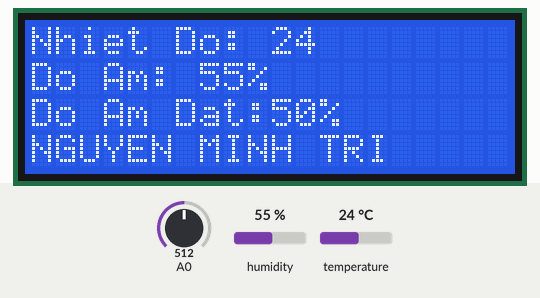
The sketch below on a simulated Arduino Uno, built with avr-gcc and run on an emulated ATmega328P. Shown: 20×4 character LCD. Inputs (shaded band) come from the test bench; at power-on: A0 = 512, humidity 55 %, temperature 24 °C. What the sketch prints to the serial monitor is not drawn.

Above: at 2.7 s.
2.8 s: A0 set to 915
At 5.3 s:
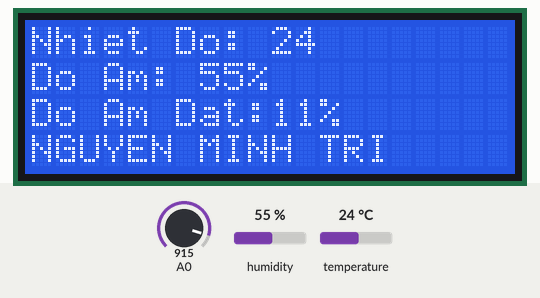
5.7 s: A0 set to 943
At 9.3 s:
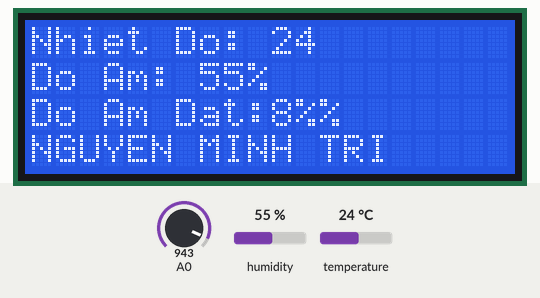
9.8 s: humidity set to 22 %
At 13.3 s:
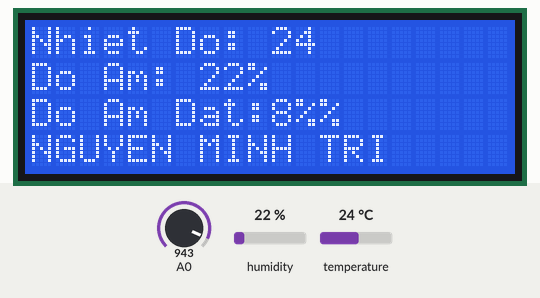
13.9 s: temperature set to 12 °C
At 17.3 s:
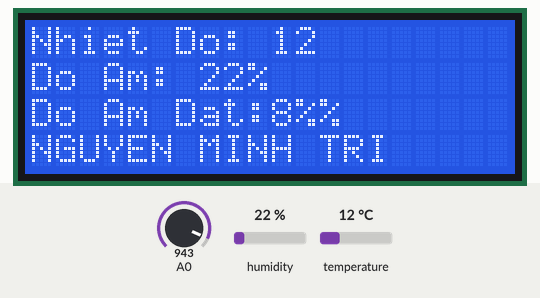
18.0 s: humidity set to 40 %
At 21.3 s:
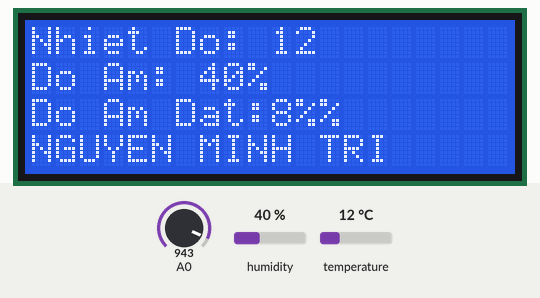
22.1 s: A0 set to 900
At 25.4 s:
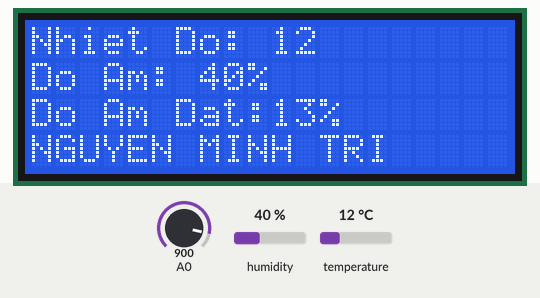
Timing chart, 0 to 26.9 s (numbered marks = the images above; inputs shaded):
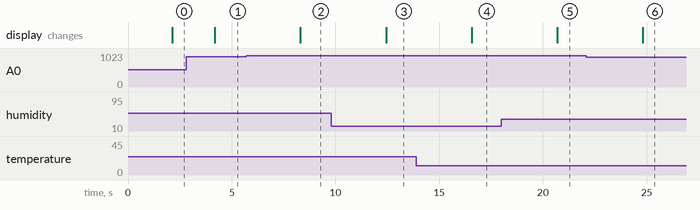

The sketch:

ESP_SOIL_LCD_DHT.ino
```cpp
#include "DHTesp.h" // Click here to get the library: http://librarymanager/All#DHTesp
#include <LiquidCrystal_I2C.h>

LiquidCrystal_I2C lcd(0x27, 20, 4); // I2C address 0x27, 16 column and 2 rows
DHTesp dht;

void setup()
{
  Serial.begin(9600);

  pinMode (2, INPUT);
  pinMode(A0, INPUT);
  pinMode (12, OUTPUT);   //D6

  // Autodetect is not working reliable, don't use the following line
  // dht.setup(17);
  // use this instead:
  dht.setup(2, DHTesp::DHT11); // Connect DHT sensor to GPIO 17

  lcd.init();                      // initialize the lcd
  lcd.backlight();
}

void loop()
{
  delay(dht.getMinimumSamplingPeriod());

  float humidity = dht.getHumidity();
  float temperature = dht.getTemperature();
 int SAnalog = analogRead(A0);     // Ta sẽ đọc giá trị hiệu điện thế của cảm biến
  // Giá trị được số hóa thành 1 số nguyên có giá trị
  // trong khoảng từ 0 đến 1023
  int SPhanTramAo = map(SAnalog, 0, 1023, 0, 100);//phần trăm độ khô
  int s = 100 - SPhanTramAo;                      //phần trăm độ ẩm


  Serial.print("Do am: ");
  Serial.print(humidity);
  Serial.println(" %");
  Serial.print("Nhiet do: ");
  Serial.print(temperature);
  Serial.println(" C");
  Serial.print("Do am dat: ");
  Serial.print(s);//Xuất ra serial Monitor
  Serial.println(" %");
  delay(1000);

  ShowLCD(int(temperature), int(humidity), int(s));

}


void  ShowLCD(int(t), int(h), int(s))
{
  lcd.setCursor(0, 0);         // move cursor to   (0, 0)
  lcd.print("Nhiet Do: ");        // print message at (0, 0)
  lcd.print(t);        // print message at (0, 0)
    lcd.print(" ");
    lcd.write(1);

  lcd.setCursor(0, 1);
  lcd.print("Do Am: ");
  lcd.print(h);
  lcd.print("%");

  lcd.setCursor(0, 2);
  lcd.print("Do Am Dat:");
  lcd.print(s);
  lcd.print("%");

  lcd.setCursor(0, 3);
  lcd.print("NGUYEN MINH TRI");

}
```

Measured:
- the behaviour switches between 930 and 931 on A0 (found by bisection; images 1 and 2)
- after the input at 2.8 s, the display: changes after 1.4 s (image 1)
- after the input at 5.7 s, the display: changes after 2.6 s (image 2)
- after the input at 9.8 s, the display: changes after 2.6 s (image 3)
- after the input at 13.9 s, the display: changes after 2.7 s (image 4)
- after the input at 18.0 s, the display: changes after 2.7 s (image 5)
- after the input at 22.1 s, the display: changes after 2.7 s (image 6)
